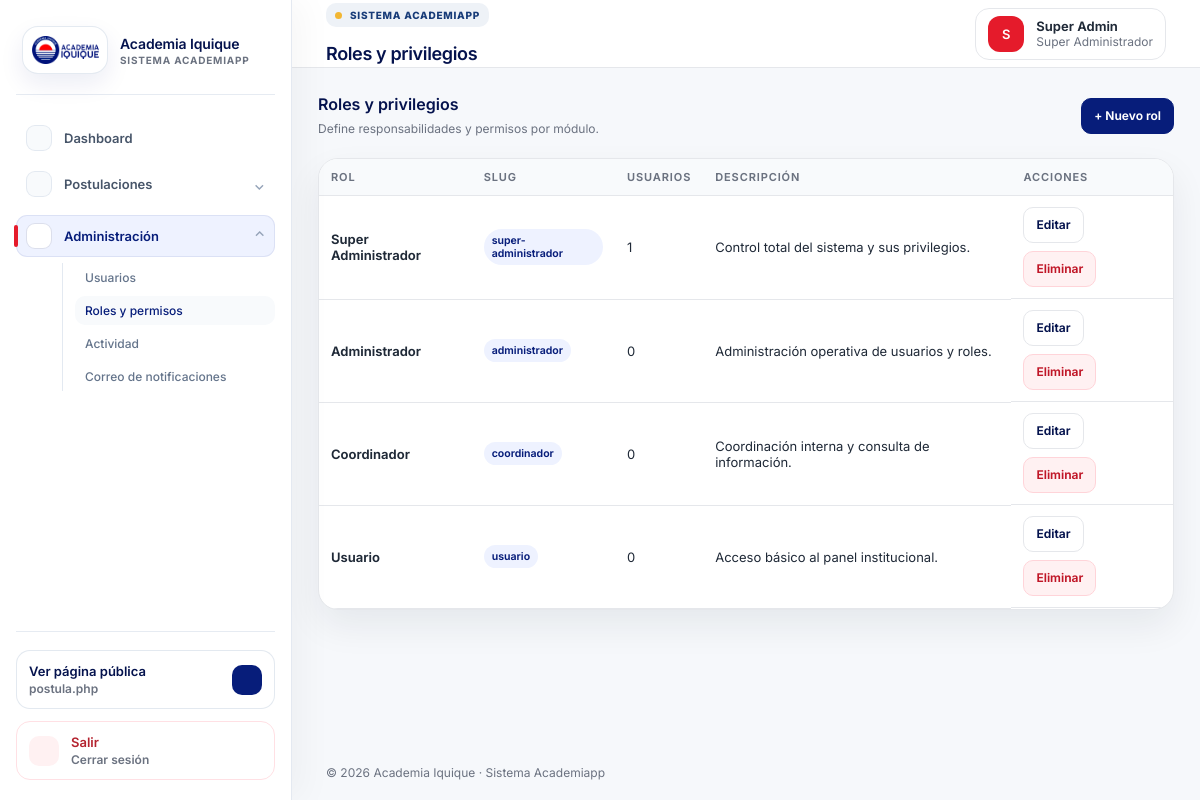
/roles (signed in), run on the app's committed database.
### tables this page shows
CREATE TABLE users (
  id BIGINT UNSIGNED AUTO_INCREMENT PRIMARY KEY,
  name VARCHAR(150) NOT NULL,
  email VARCHAR(180) NOT NULL UNIQUE,
  password VARCHAR(255) NOT NULL,
  role_id BIGINT UNSIGNED NOT NULL,
  status ENUM('active','inactive') NOT NULL DEFAULT 'active',
  last_login_at TIMESTAMP NULL,
  created_at TIMESTAMP NULL DEFAULT CURRENT_TIMESTAMP,
  updated_at TIMESTAMP NULL DEFAULT CURRENT_TIMESTAMP ON UPDATE CURRENT_TIMESTAMP,
  CONSTRAINT fk_users_role FOREIGN KEY (role_id) REFERENCES roles(id)
);

CREATE TABLE roles (
  id BIGINT UNSIGNED AUTO_INCREMENT PRIMARY KEY,
  name VARCHAR(100) NOT NULL,
  slug VARCHAR(120) NOT NULL UNIQUE,
  description TEXT NULL,
  created_at TIMESTAMP NULL DEFAULT CURRENT_TIMESTAMP,
  updated_at TIMESTAMP NULL DEFAULT CURRENT_TIMESTAMP ON UPDATE CURRENT_TIMESTAMP
);

### core/Controller.php (called while the page is built, shortened)
<?php
abstract class Controller
{
    protected function view(string $view, array $data = [], ?string $layout = 'layouts/app'): void
    {
        extract($data, EXTR_SKIP);
        $layoutFile = App::root('app/Views/' . $layout . '.php');
        require $layoutFile;
    }
}

### app/Controllers/RoleController.php (called while the page is built, shortened)
<?php
final class RoleController extends Controller
{
    public function index(): void
    {
        Middleware::permission('gestionar_roles');
        $this->view('roles/index', ['title' => 'Roles y privilegios', 'roles' => (new Role())->all()]);
    }
}

### core/App.php (called while the page is built, shortened)
<?php
final class App
{
    private static string $root;
    private static array $config = [];
    private static string $basePath = '';
    public static function boot(string $root): void
    {
        self::$root = rtrim($root, '/');
        self::$config['app'] = require self::$root . '/config/app.php';
        date_default_timezone_set(self::$config['app']['timezone']);
        self::$basePath = self::detectBasePath();
        $router = new Router();
        $router->dispatch($_SERVER['REQUEST_METHOD'], self::requestPath());
    }
    public static function url(string $path = ''): string
    {
        $path = '/' . ltrim($path, '/');
        return (self::$basePath ?: '') . ($path === '/' ? '/' : $path);
    }
    private static function requestPath(): string
    {
        $path = parse_url($_SERVER['REQUEST_URI'] ?? '/', PHP_URL_PATH) ?: '/';
        return '/' . ltrim($path, '/');
    }
    private static function detectBasePath(): string
    {
        $script = str_replace('\\', '/', $_SERVER['SCRIPT_NAME'] ?? '');
        $base = rtrim(str_replace('\\', '/', dirname($script)), '/');
        return $base === '/' || $base === '.' ? '' : $base;
    }
    public static function autoload(string $class): void
    {
        foreach (['/core/', '/app/Controllers/', '/app/Models/', '/app/Services/'] as $path) {
            $file = self::$root . $path . $class . '.php';
            if (is_file($file)) {
                return;
            }
        }
    }
    public static function root(string $path = ''): string
    {
        return self::$root . ($path ? '/' . ltrim($path, '/') : '');
    }
}

### index.php (called while the page is built, shortened)
<?php
require_once __DIR__ . '/core/App.php';
App::boot(__DIR__);

### core/Session.php (called while the page is built, shortened)
<?php
final class Session
{
    public static function get(string $key, mixed $default = null): mixed { return $_SESSION[$key] ?? $default; }
}

### core/Auth.php (called while the page is built, shortened)
<?php
final class Auth
{
    public static function check(): bool { return (bool) Session::get('user_id'); }
    public static function user(): ?array
    {
        static $user = null;
        if ($user === null || ($user['id'] ?? null) !== Session::get('user_id')) {
            $user = (new User())->findWithRole((int) Session::get('user_id'));
        }
        return $user ?: null;
    }
    public static function can(string $permission): bool
    {
        $user = self::user();
        if (($user['role_slug'] ?? '') === 'super-administrador') { return true; }
        return (new Permission())->roleHasPermission((int) $user['role_id'], $permission);
    }
}

### config/database.php (called while the page is built)
<?php
return [
    'driver' => 'mysql',
    'host' => getenv('DB_HOST') ?: '127.0.0.1',
    'port' => getenv('DB_PORT') ?: '3306',
    'database' => getenv('DB_DATABASE') ?: 'academia_iquique',
    'username' => getenv('DB_USERNAME') ?: 'root',
    'password' => getenv('DB_PASSWORD') ?: '',
    'charset' => 'utf8mb4',
    'collation' => 'utf8mb4_unicode_ci',
];

### core/Database.php (called while the page is built)
<?php
final class Database
{
    private static ?PDO $pdo = null;
    public static function connection(): PDO
    {
        if (self::$pdo === null) {
            $c = require App::root('config/database.php');
            $dsn = "{$c['driver']}:host={$c['host']};port={$c['port']};dbname={$c['database']};charset={$c['charset']}";
            self::$pdo = new PDO($dsn, $c['username'], $c['password'], [
                PDO::ATTR_ERRMODE => PDO::ERRMODE_EXCEPTION,
                PDO::ATTR_DEFAULT_FETCH_MODE => PDO::FETCH_ASSOC,
                PDO::ATTR_EMULATE_PREPARES => false,
            ]);
        }
        return self::$pdo;
    }
}

### core/Model.php (called while the page is built, shortened)
<?php
abstract class Model
{
    public function __construct() { $this->db = Database::connection(); }
}

### app/Models/User.php (called while the page is built, shortened)
<?php
final class User extends Model
{
    public function findWithRole(int $id): ?array
    {
        $stmt = $this->db->prepare('SELECT u.*, r.name role_name, r.slug role_slug FROM users u JOIN roles r ON r.id = u.role_id WHERE u.id = ?');
        $stmt->execute([$id]);
        return $stmt->fetch() ?: null;
    }
}

### core/Middleware.php (called while the page is built, shortened)
<?php
final class Middleware
{
    public static function permission(string $permission): void
    {
        if (!Auth::can($permission)) {
            http_response_code(403);
            exit('<h1>403</h1><p>No tienes permisos para acceder a esta sección.</p>');
        }
    }
}

### app/Models/Role.php (called while the page is built, shortened)
<?php
final class Role extends Model
{
    public function all(): array
    {
        return $this->db->query('SELECT r.*, COUNT(u.id) users_count FROM roles r LEFT JOIN users u ON u.role_id = r.id GROUP BY r.id ORDER BY r.id')->fetchAll();
    }
}

### app/Views/roles/index.php (the view)
<div class="section-head"><div><h2>Roles y privilegios</h2><p>Define responsabilidades y permisos por módulo.</p></div><?php if (Auth::can('gestionar_permisos')): ?><a class="btn primary" href="<?= App::url('/roles/create') ?>">+ Nuevo rol</a><?php endif; ?></div>
<div class="table-card"><table class="modern-table"><thead><tr><th>Rol</th><th>Slug</th><th>Usuarios</th><th>Descripción</th><th>Acciones</th></tr></thead><tbody>
<?php foreach ($roles as $role): ?><tr><td><strong><?= h($role['name']) ?></strong></td><td><span class="badge role"><?= h($role['slug']) ?></span></td><td><?= h($role['users_count']) ?></td><td><?= h($role['description']) ?></td><td class="actions"><?php if (Auth::can('gestionar_permisos')): ?><a href="<?= App::url('/roles/edit/' . h($role['id'])) ?>">Editar</a><form method="post" action="<?= App::url('/roles/delete/' . h($role['id'])) ?>" data-confirm="¿Eliminar rol?"><button class="danger">Eliminar</button></form><?php endif; ?></td></tr><?php endforeach; ?>
</tbody></table></div>

### core/Router.php (shortened to what this page needs)
<?php
final class Router
{
    private array $routes = [];
    private function add(string $method, string $uri, array|callable $action): void { $this->routes[$method][] = [$uri, $action]; }
    public function dispatch(string $method, string $uri): void
    {
        $uri = '/' . trim($uri, '/');
        foreach ($this->routes[$method] ?? [] as [$route, $action]) {
            $pattern = preg_replace('#\{[a-zA-Z_][a-zA-Z0-9_]*\}#', '([0-9]+)', $route);
            if (preg_match('#^' . $pattern . '$#', $uri, $matches)) {
                array_shift($matches);
                [$controller, $methodName] = $action;
                (new $controller())->{$methodName}(...$matches);
                return;
            }
        }
    }
}

### app/Views/layouts/navbar.php (shortened to what this page needs)
<header class="topbar">
    <div>
        <p class="eyebrow">Sistema Academiapp</p>
        <h1><?= h($title ?? 'Dashboard') ?></h1>
    </div>
    <div class="user-chip">
        <div class="avatar"><?= h(strtoupper(substr($user['name'] ?? 'AI', 0, 1))) ?></div>
        <div><strong><?= h($user['name'] ?? '') ?></strong><span><?= h($user['role_name'] ?? '') ?></span></div>
    </div>
</header>

### data on the page
users: name "S", name "Super Admin", role.name "Super Administrador"
roles: name "Super Administrador", slug "super-administrador", users_count "1", description "Control total del sistema y sus privilegios."
roles: name "Administrador", slug "administrador", users_count "0", description "Administración operativa de usuarios y roles."
roles: name "Coordinador", slug "coordinador", users_count "0", description "Coordinación interna y consulta de información."
roles: name "Usuario", slug "usuario", users_count "0", description "Acceso básico al panel institucional."
